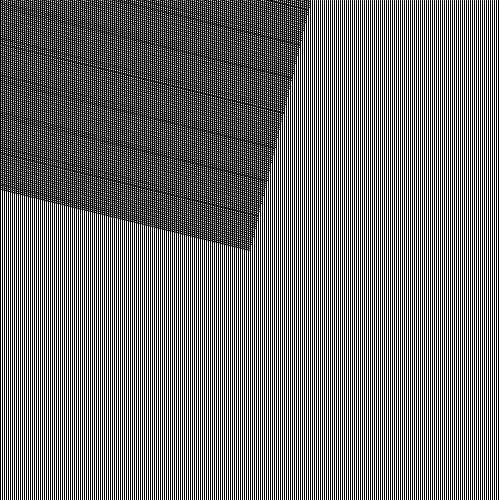
Frame 1 (no input)
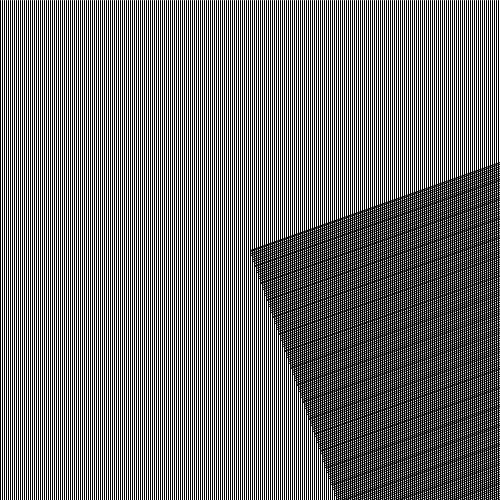
Frame 60 (the mouse pressed at the canvas centre just before this capture)
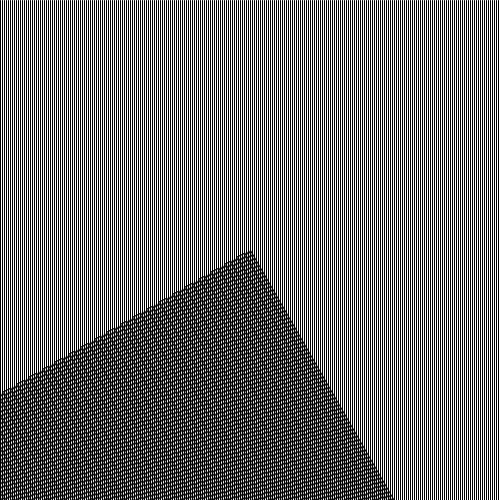
Frame 120 (the mouse held since frame 60 and released just before this capture)

The Processing sketch that drew these frames (run headless with seeded random() and noise(); from frame 60 on, the mouse is pressed at the canvas centre):

// Processing sketch: moireGrid
// ── moireGrid.pde
void setup() {
  size(500, 500);
}

void draw() {
  background(255);
  float time = float(millis())/1000;
  for (int i = 0; i < width; i++) {
    if (i % 2 == 0) {      
      line(i, 0, i, height);
    }
  }
  
  for (int i = 0; i < height; i++) {
    if (i % 2 == 0) { 
      pushMatrix();
      translate(width/2, height/2);
      rotate(map(sin(time), -1, 1, 0, 2*PI));
      line(0, i, width, i);
      popMatrix();
    }
  }
}
